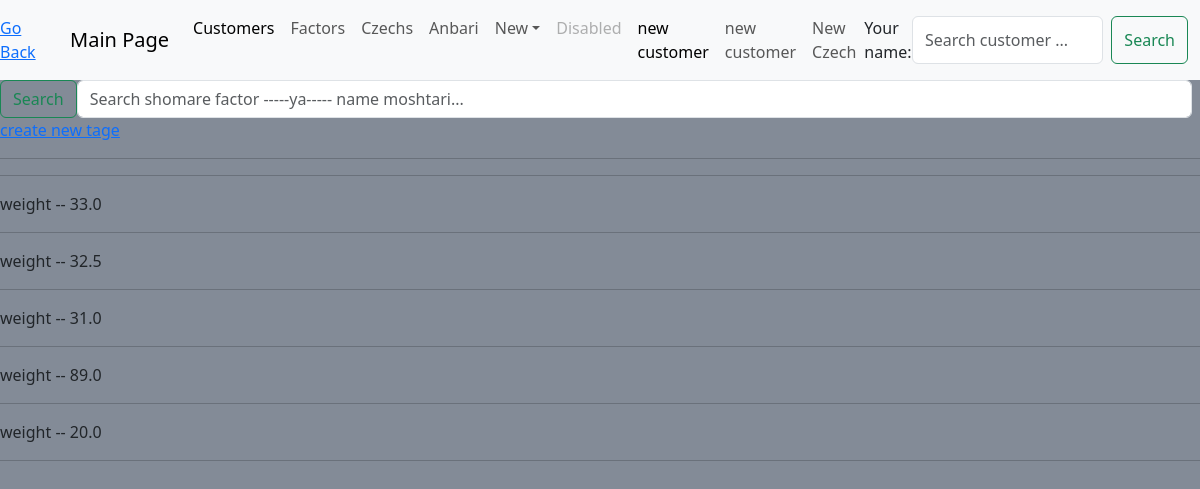
Before: /factor/anbar/ with the older database file.
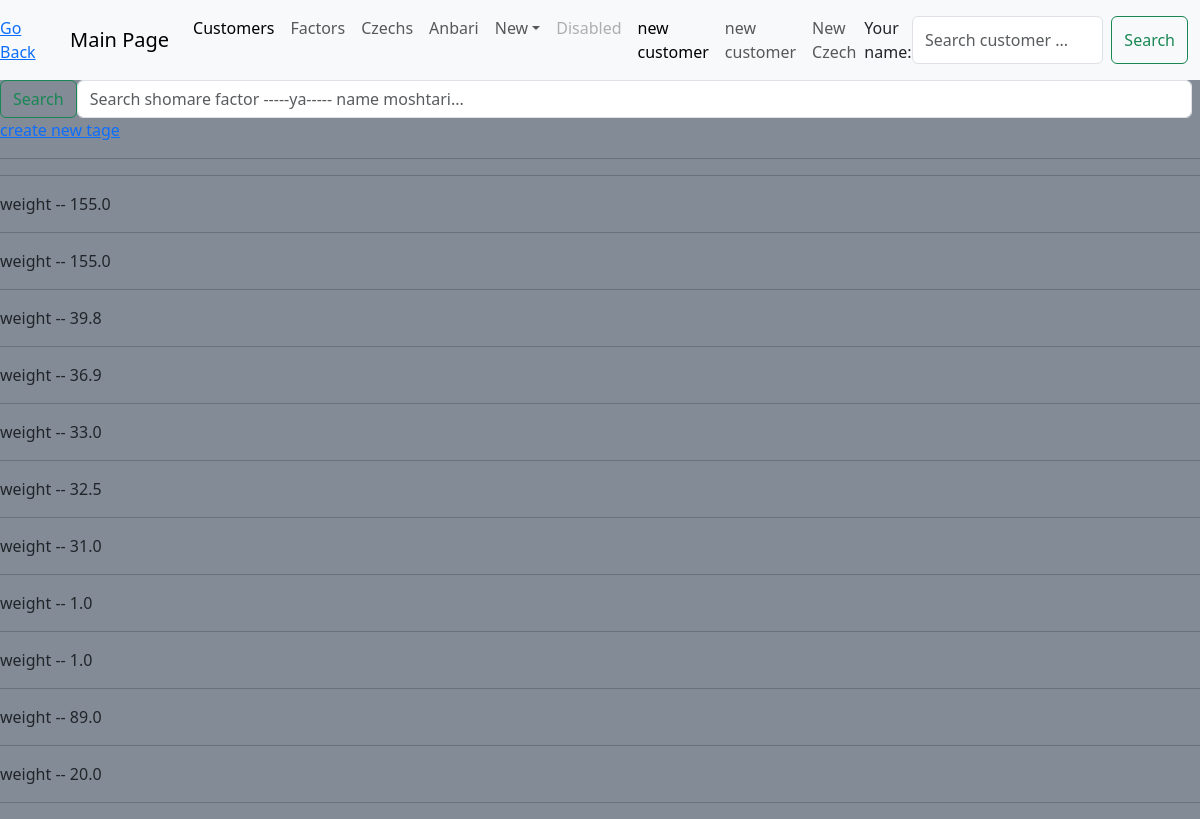
After: the same page with the newer database file.
### factor0/models.py (models this page shows, shortened)
class Roll(models.Model):
    material = models.CharField(max_length=16, default='nil-bangal')
    dyeing = models.CharField(max_length=30, default='sooper_derakhshan')
    weight = models.FloatField(blank=True, null=True)
    meter = models.IntegerField(null=True, default=120)
    used_in_invoice = models.BooleanField(default=False, null=True)
    class Meta:
        ordering = ['-material', '-weight', '-meter', ]
        verbose_name_plural = "Rolls"

### factor0/views.py (the view)
# urls.py: path('anbar/', views.mojoodi_anbar, name='anbar'),
def mojoodi_anbar(request):
    tage_ha = Roll.objects.all()
    content = ({'tage_ha':tage_ha,  })
    return render(request, 'factor0/anbar.html', content)

### factor0/templates/factor0/anbar.html (shortened to what this page needs)
{% extends 'main.html' %}
{% block content %}
<a href="{% url 'factor:create_tage' %}"> create new tage </a>
<hr><hr>
{% for tage in tage_ha %}
weight -- {{ tage.weight }} <hr>
{% endfor %}
{% endblock content %}

Changed rows visible on the page:
added Roll: weight "155.0"
added Roll: weight "155.0"
added Roll: weight "39.8"
added Roll: weight "36.9"
added Roll: weight "1.0"
added Roll: weight "1.0"
